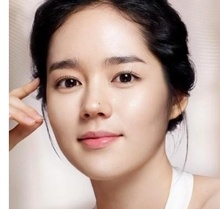
%> input picture Image-Warping/dis_img/dis_img0.jpg, 220 x 209 px, shrunk from 397 x 378 before the run
$ octave main.m   (GNU Octave 9; MATLAB toolbox functions it lacks are replaced by stand-ins)
%> lines starting %> are read from the running program, lines starting %| are printed output that depends on the picture
clc
close all
clear all

img_list = dir('/home/yun/work/workspace/face_landmark_arr/img/*.jpg');
point_list = dir('/home/yun/work/workspace/face_landmark_arr/result/*.txt');
N = size(point_list,1);
cd '/home/yun/work/workspace'
mkdir 'Image-Warping'

for k = 1:N-1
  cd '/home/yun/work/workspace/Image-Warping'
  point_fn = strcat('/home/yun/work/workspace/face_landmark_arr/result/',point_list(1).name);
  dis_point_fn = strcat('/home/yun/work/workspace/face_landmark_arr/result/',point_list(k+1).name);


  f_pt = importdata(point_fn);
  dis_pt = importdata(dis_point_fn);

  fn= strcat('/home/yun/work/workspace/face_landmark_arr/img/',img_list(1).name);
  rgbimg = imread(fn);
  warpimg = rgbimg;
  if k == 1
    figure(k)
    imshow(rgbimg);
    title('Original Image')

    hold on

      S = size(f_pt,1);
      for i = 1:S
        plot(f_pt(i,1),f_pt(i,2),'go');
        %text(f_pt(i,1),f_pt(i,2), int2str(i), 'Color', 'r', 'fontsize', 15);
      end

      tri_pt = delaunay(f_pt)
      fid = fopen('triangle.txt','w');
      fprintf(fid,'%d %d %d\n',tri_pt.');
      fclose(fid);

      H = size(tri_pt,1);
      for jj = 1:H
          plot([f_pt(tri_pt(jj,1),1) f_pt(tri_pt(jj,2),1) f_pt(tri_pt(jj,3),1)], [f_pt(tri_pt(jj,1),2) f_pt(tri_pt(jj,2),2) f_pt(tri_pt(jj,3),2)], 'r');
      end
  end

  lambda = zeros(3,1);
  for x = 0:256
      for y = 0:256
          v_p = [y; x; 1];

          for j = 1:H
           B = [dis_pt(tri_pt(j,1),2) dis_pt(tri_pt(j,1),1) 1;
               dis_pt(tri_pt(j,2),2) dis_pt(tri_pt(j,2),1) 1;
               dis_pt(tri_pt(j,3),2) dis_pt(tri_pt(j,3),1) 1]';

           A = [f_pt(tri_pt(j,1),2) f_pt(tri_pt(j,1),1) 1;
               f_pt(tri_pt(j,2),2) f_pt(tri_pt(j,2),1) 1;
               f_pt(tri_pt(j,3),2) f_pt(tri_pt(j,3),1) 1]';

              lambda = B\v_p;
              if lambda(1)> 0 && lambda(2)> 0 && lambda(3)> 0
                  v = round(A * lambda);
                  warpimg(v(1),v(2),1:3) = rgbimg(y,x,1:3);
              end

          end
      end
  end

  %figure(k)
  %imshow(warpimg);
  %title('Warp Image')

  mkdir 'dis_img'
  cd '/home/yun/work/workspace/Image-Warping/dis_img'
  if k==1
    dis_fn = strcat('dis_img0.jpg');
    imwrite(rgbimg, dis_fn)
  end

  dis_fn = strcat('dis_img',int2str(k),'.jpg');
  imwrite(warpimg, dis_fn)
  hold on

  for i = 1:S
  plot(dis_pt(i,1),dis_pt(i,2),'go');
  %text(dis_pt(i,1),dis_pt(i,2), int2str(i), 'Color', 'r', 'fontsize', 25);
  end

  for jj = 1:H
      plot([dis_pt(tri_pt(jj,1),1) dis_pt(tri_pt(jj,2),1) dis_pt(tri_pt(jj,3),1)], [dis_pt(tri_pt(jj,1),2) dis_pt(tri_pt(jj,2),2) dis_pt(tri_pt(jj,3),2)], 'r');
  end
end

dis_img_list = dir('/home/yun/work/workspace/Image-Warping/dis_img/*.jpg');
N = length(dis_img_list);

FileName = 'Face.gif';

for k = 1:N
    cd '/home/yun/work/workspace/Image-Warping/dis_img'
    fn= strcat('dis_img',int2str(k-1),'.jpg');
    RGB = imread(fn);
%> RGB is the input picture: size 209x220x3 uint8; mean R, G, B 186.6, 163.9, 154.8
    imagesc(RGB);
    axis image
    [A,map] = rgb2ind(RGB,256);
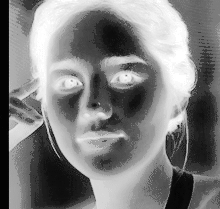
%> A: size 209x220 uint8; min 3, max 255, mean 126.3
%> map = 256 rows, first 12: [1 1 1; 1 0.996 1; 1 1 0.992; 1 0.996 0.992; 1 0.996 0.98; 0.996 1 1; 0.996 1 0.992; 0.976 0.976 0.992; 0.988 1 1; 0.98 0.976 0.98; 0.973 0.969 0.969; 0.988 0.957 0.933]
    imagesc(A)
    colormap(map)
    axis image
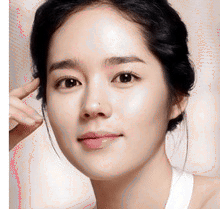
%> displayed picture: size 209x220x3, on the screen's scale of 0 to 255; mean R, G, B 187.2, 164.2, 155.7

    cd '/home/yun/work/workspace/Image-Warping'

    if k ==1
        imwrite(A,map,FileName,'gif','LoopCount',Inf,'DelayTime',0.1);
    else
        imwrite(A,map,FileName,'gif','WriteMode','append','DelayTime',0.1);
    end
end

cd '/home/yun/work/workspace/Image-Warping/warping'
